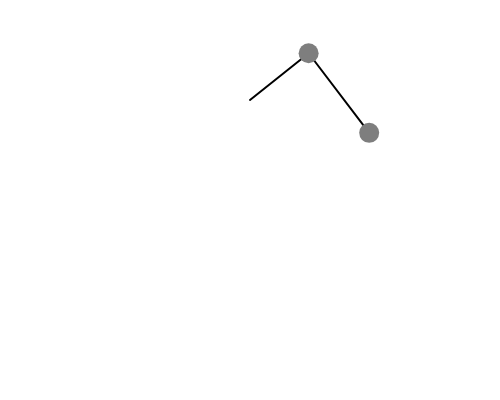
Frame 1 (no input)
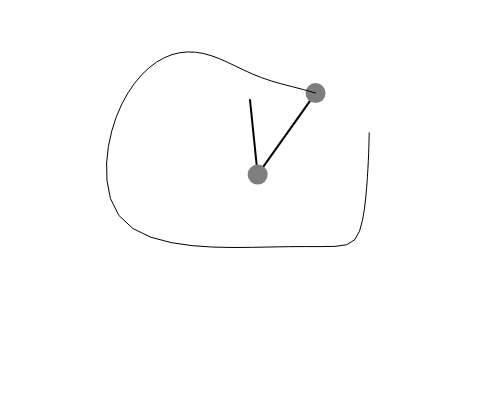
Frame 60 (no input)
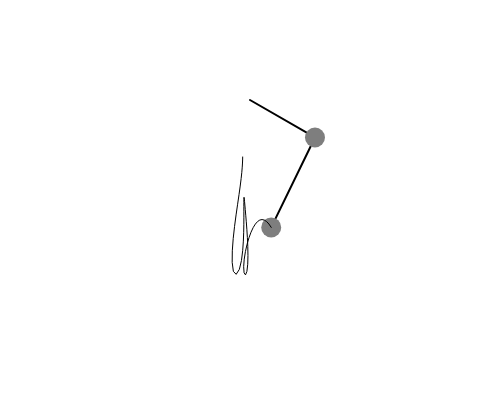
Frame 120 (the mouse pressed at the canvas centre since frame 60)

The p5.js sketch that drew these frames (run headless with seeded random() and noise() and a simulated clock; from frame 60 on, the mouse is pressed at the canvas centre):

// p5.js sketch
// ── sketch.js
let r1 = 75;
let r2 = 100;
let m1 = 10;
let m2 = 10;
let g = 1;
let limitV = 50;

let theta1;
let theta2;

let a1_v = 0.0;
let a2_v = 0.0;

let a1_a = 0.0;
let a2_a = 0.0;

function mousePressed(){
  theta1 = radians(random(-180, 180));
  theta2 = radians(random(-180, 180));
  a1_v = 0.0;
  a2_v = 0.0;

  a1_a = 0.0;
  a2_a = 0.0;
  p = [];
}

function setup() {
  createCanvas(500, 400);
  
  theta1 = radians(random(0, 180));
  theta2 = radians(random(0, 180));
  
}

let p = [];

function draw() {
  background(255);

  translate(width / 2, height / 4);

  let x1 = r1 * sin(theta1);
  let y1 = r1 * cos(theta1);

  let x2 = x1 + r2 * sin(theta2);
  let y2 = y1 + r2 * cos(theta2);
  
  a1_a = (-g*(2*m1+m2)*sin(theta1)-m2*g*sin(theta1-2*theta2)-2*sin(theta1-theta2)*m2*(a2_v*a2_v*r2+a1_v*a1_v*r1*cos(theta1-theta2))) / (r1*(2*m1+m2-m2*cos(2*theta1-2*theta2)));
  
  a2_a = (2*sin(theta1-theta2)*(a1_v*a1_v*r1*(m1+m2)+g*(m1+m2)*cos(theta1)+a2_v*a2_v*r2*m2*cos(theta1-theta2))) / (r2*(2*m1+m2-m2*cos(2*theta1-2*theta2)));
  
  
  a1_v += a1_a;
  a2_v += a2_a;
  
  if(a1_v > limitV){
    print("hi");
    a1_v = limitV;
  }
  
  if(a2_v > limitV){
    a2_v = limitV;
  }
  
  theta1 += a1_v;
  theta2 += a2_v;

  // Draw
  stroke(0);
  strokeWeight(2);
  line(0, 0, x1, y1);
  line(x1, y1, x2, y2);

  noStroke();
  fill(126);
  circle(x1, y1, m1*2);
  circle(x2, y2, m2*2);

  p.push(createVector(x2, y2));

  stroke(0);
  strokeWeight(1);
  noFill();
  beginShape();
  for (let poin of p) {
    vertex(poin.x, poin.y);
  }
  endShape();
}
